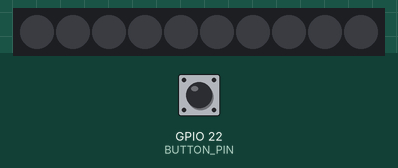
Recording of a sketch running on a simulated ESP32. Parts: 10 RGB LEDs in strip order, left to right. Inputs (shaded band) come from the test bench; at power-on: GPIO 22 (BUTTON_PIN) HIGH. Dim RGB values are drawn brighter than linear; WiFi joins after 1.5 s; servers stay silent unless stated; random numbers use the default seed unless the sketch sets one; no MQTT or app messages arrive unless stated; what the sketch prints to the serial monitor is not drawn.

Above: at 2.7 s.
2.8 s: GPIO 22 (BUTTON_PIN) pulled LOW for 0.15 s
At 4.1 s:
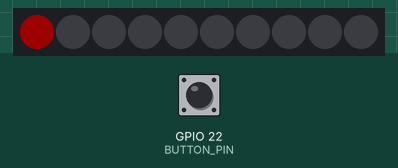
4.4 s: GPIO 22 (BUTTON_PIN) pulled LOW for 1 s
At 6.6 s:
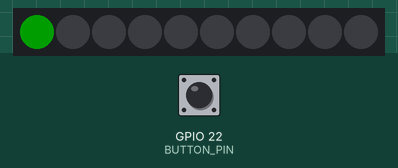
6.9 s: GPIO 22 (BUTTON_PIN) pulled LOW for 0.15 s
At 7.5 s:
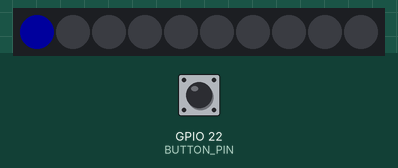
8.5 s: GPIO 22 (BUTTON_PIN) pulled LOW for 3.2 s
At 12.8 s:
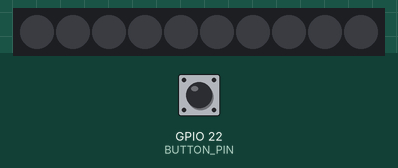
Timing chart, 0 to 14.2 s (numbered marks = the images above; inputs shaded):
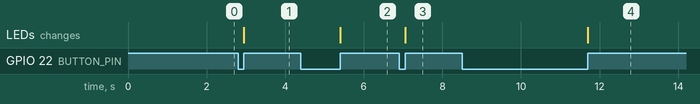

Measured:
- after the input at 2.8 s, the LEDs: change after 0.15 s (image 1)
- after the input at 4.4 s, the LEDs: change after 1.0 s (image 2)
- after the input at 6.9 s, the LEDs: change after 0.15 s (image 3)
- after the input at 8.5 s, the LEDs: change after 3.2 s (image 4)

The sketch:

projet_iot_multicolor.ino
```cpp
#include <WiFi.h>
#include <PubSubClient.h>
#include <Adafruit_NeoPixel.h>
#ifdef __AVR__
 #include <avr/power.h> // Required for 16 MHz Adafruit Trinket
#endif
#define BUTTON_PIN 22
#define LEDS_PIN   19

// How many NeoPixels are attached to the Arduino?
#define NUMPIXELS  10

// NeoPixel brightness, 0 (min) to 255 (max)
#define BRIGHTNESS 50 // Set BRIGHTNESS to about 1/5 (max = 255)
#define MSG_BUFFER_SIZE	50

Adafruit_NeoPixel pixels(NUMPIXELS, LEDS_PIN, NEO_GRB + NEO_KHZ800);

// debounce
unsigned long debounceTimeStamp;
int previousButtonState;
int buttonCount = 0;

// mqtt
const char* ssid = "FREEBOX_JAMILA_BE";
const char* password = "lamalice1960";
const char* mqtt_server = "test.mosquitto.org";
short unsigned int mqtt_port = 1883;
char msgDistance[MSG_BUFFER_SIZE];
WiFiClient espClient;
PubSubClient client(espClient);


void setup_wifi() {

  delay(10);
  // We start by connecting to a WiFi network
  Serial.println();
  Serial.print("Connecting to ");
  Serial.println(ssid);

  WiFi.mode(WIFI_STA);
  WiFi.begin(ssid, password);

  while (WiFi.status() != WL_CONNECTED) {
    delay(500);
    Serial.print(".");
  }

  randomSeed(micros());

  Serial.println("");
  Serial.println("WiFi connected");
  Serial.println("IP address: ");
  Serial.println(WiFi.localIP());
}

void reconnect() {
  // Loop until we're reconnected
  while (!client.connected()) {
    Serial.print("Attempting MQTT connection...");
    String clientId = "ESP32Client-";
    clientId += String(random(0xffff), HEX);
    // Attempt to connect
    if (client.connect(clientId.c_str())) {
      Serial.println("connected");
      client.publish("distance-topic", "hello world");

    } else {
      Serial.print("failed, rc=");
      Serial.print(client.state());
      Serial.println(" try again in 5 seconds");
      delay(5000);
    }
  }
}

void setup() {

  Serial.begin(115200);
  // put your setup code here, to run once:
 previousButtonState = digitalRead( BUTTON_PIN );
  #if defined(__AVR_ATtiny85__) && (F_CPU == 16000000)
    clock_prescale_set(clock_div_1);
  #endif
  pinMode(22,INPUT_PULLUP);
  pixels.setBrightness(BRIGHTNESS);
  pixels.begin(); // INITIALIZE NeoPixel strip object (REQUIRED)
  setup_wifi();
  client.setServer(mqtt_server, mqtt_port);
}

void loop() {
  if (!client.connected()) {
    reconnect();
  }
  client.loop();

  // put your main code here, to run repeatedly:
  if ( millis() - debounceTimeStamp >= 500 ) {
    int buttonState = digitalRead(BUTTON_PIN);
    if(buttonState != previousButtonState) {
      if(buttonState == HIGH) {
        debounceTimeStamp = millis();
        changeState();
      }
    }
    previousButtonState = buttonState;
    pixels.show();
  }
}


void changeState() {
  if(buttonCount==0) {
    pixels.setPixelColor(0, pixels.Color(0, 0, 0));
    client.publish("colorled-topic", "off");
  } else if (buttonCount == 1) {
    pixels.setPixelColor(0, pixels.Color(150, 0, 0));
    client.publish("colorled-topic", "red");
  } else if (buttonCount == 2) {
    pixels.setPixelColor(0, pixels.Color(0,150,0));
    client.publish("colorled-topic", "green");
  } else if (buttonCount == 3) {
    pixels.setPixelColor(0, pixels.Color(0,0,150));
    client.publish("colorled-topic", "blue");
  } else {
    buttonCount = 0;
    pixels.setPixelColor(0, pixels.Color(0, 0, 0));
    client.publish("colorled-topic", "off");
  }
  buttonCount=buttonCount+1;
}
```
